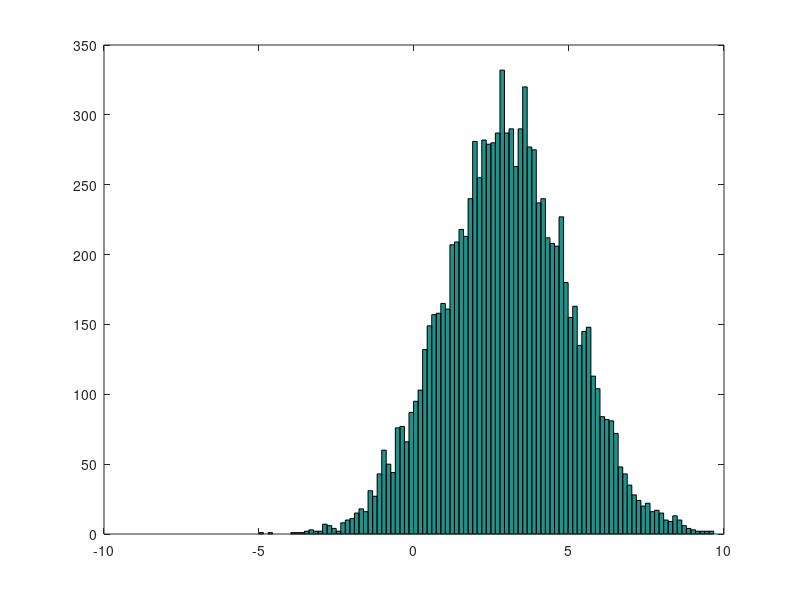
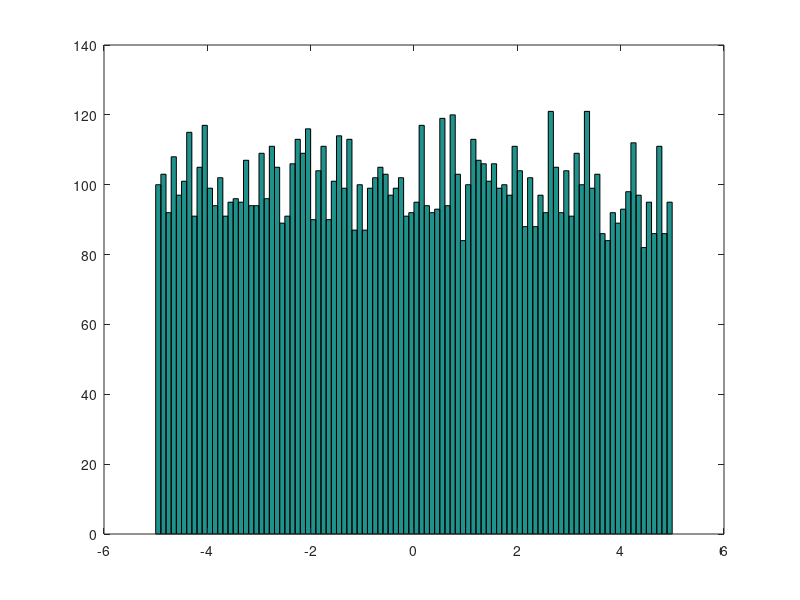

Source code (MATLAB) for these figures, in order:
x = 2*randn(1,10000)+3;
figure(1), hist(x,100);
y1 = mean(x); 
y2 = median(x); 
y3 = mode(x); 
y4 = var(x); 
y5 = std(x);

x=(5-(-5))*rand(1,10000)-5;
figure(2), hist(x,100)
y6 = mean(x); 
y7 = median(x); 
y8=mode(x), y9=var(x), y10=std(x)
